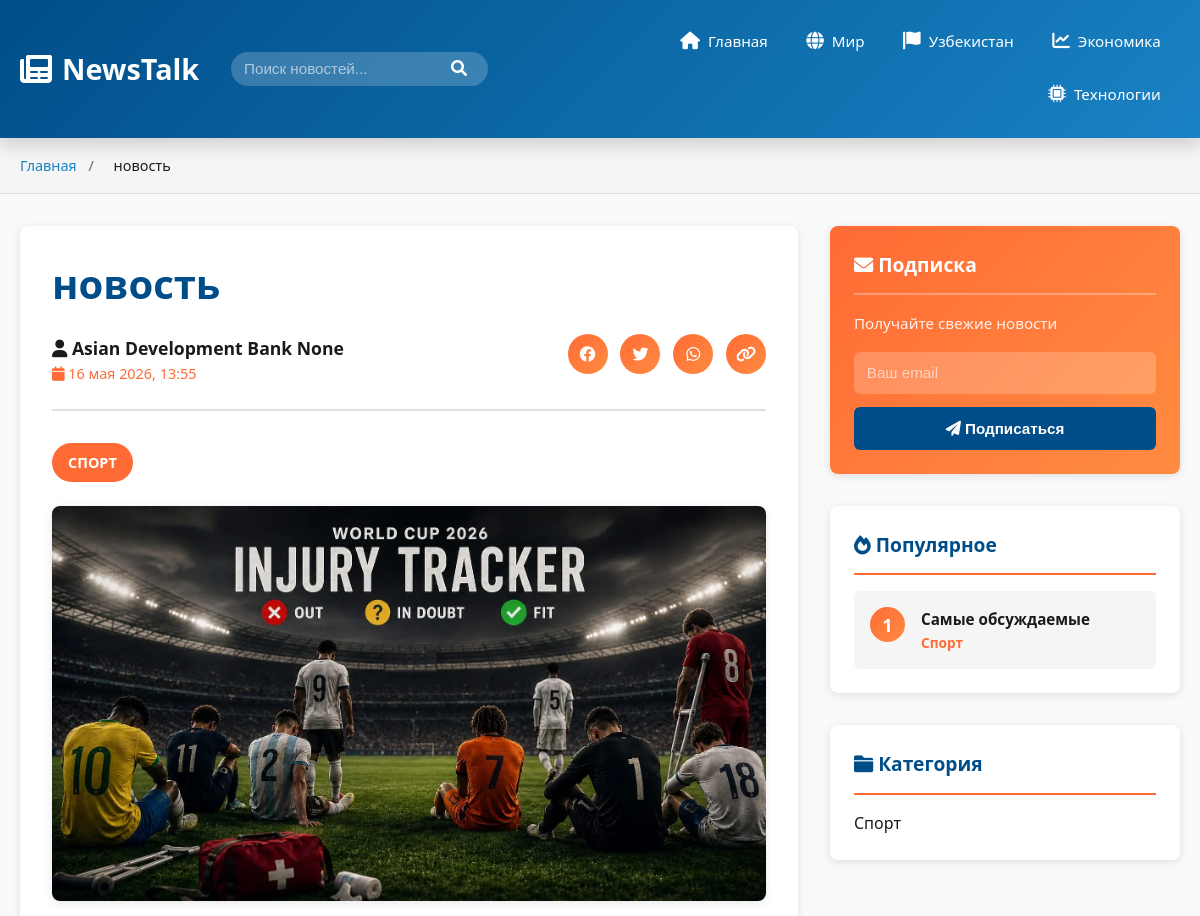
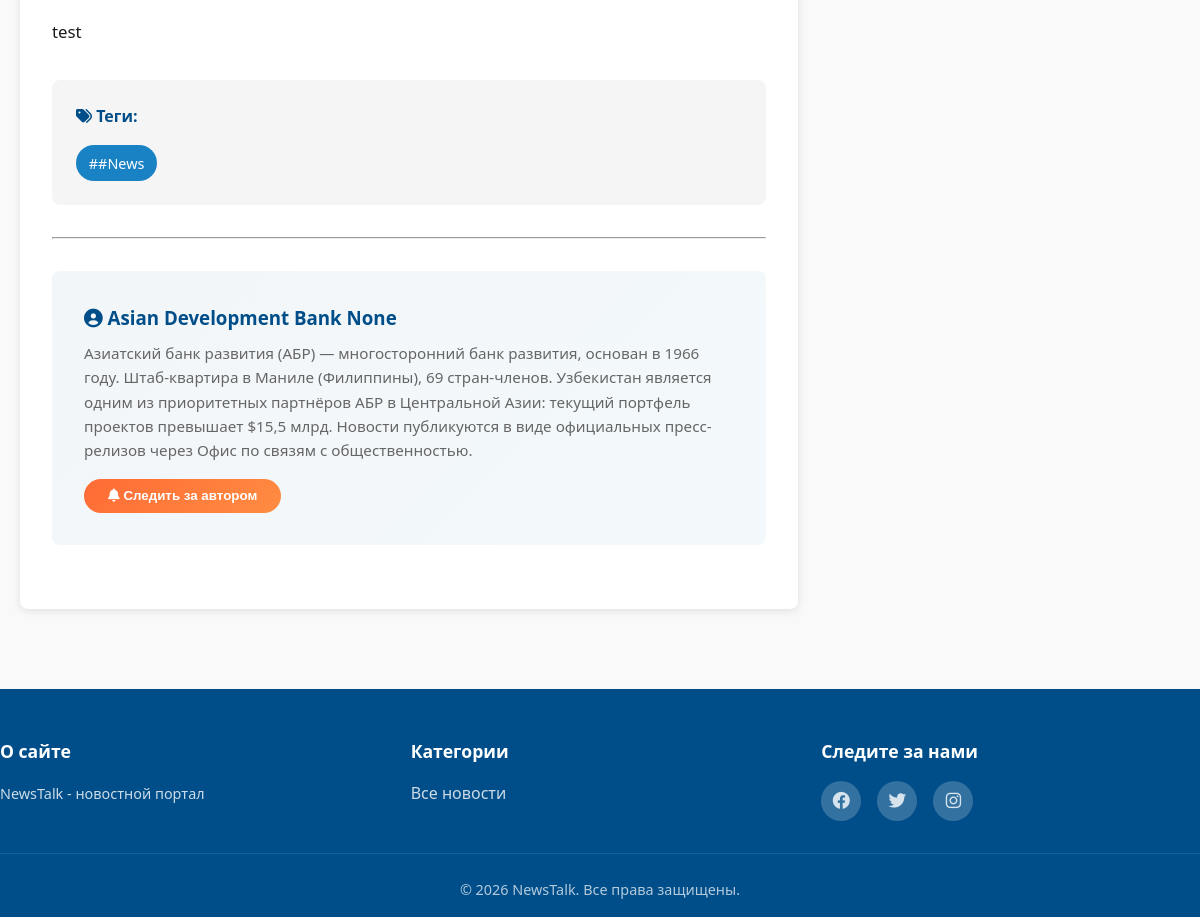
Screenshot of /product/12/ with the database file from the repository (2 pictures, top to bottom).
### news_app/models.py (models this page shows, shortened)
class News(models.Model):
    title = models.CharField(max_length=200, verbose_name='Title')
    content = models.TextField()
    image = models.ImageField(null=True, blank=True)
    author = models.ForeignKey(Author, on_delete=models.SET_NULL, null=True)
    category = models.ForeignKey(Category, on_delete=models.CASCADE)
    tags = models.ManyToManyField(Tags)
    created_at = models.DateTimeField(default=timezone.now)
    is_published = models.BooleanField(default=False, verbose_name='Published')
    class Meta:
        verbose_name = 'Новость'
        verbose_name_plural = 'Новости'
        permissions = [
            ('publish_news', 'Может публиковать новости'),
        ]

class Author(models.Model):
    name = models.CharField(max_length=100)
    surname = models.CharField(max_length=100,null=True, blank=True)
    bio = models.TextField()
    image = models.ImageField(null=True, blank=True)

class Category(models.Model):
    name = models.CharField(max_length=100)

class Tags(models.Model):
    tag = models.CharField(max_length=100, null=True, blank=True)

### news_app/views.py (the view)
# urls.py: path('product/<int:pk>/', views.product_detail, name='product_detail'),
def product_detail(request, pk):
    news = get_object_or_404(News, pk=pk)
    return render(request, 'product_detail.html', {'news': news})

### templates/product_detail.html (shortened to what this page needs)
{% load static %}
<!DOCTYPE html>
<html lang="ru">
<head>
    <link rel="stylesheet" href="{% static 'css/main.css' %}">
    <link rel="stylesheet" href="https://cdnjs.cloudflare.com/ajax/libs/font-awesome/6.0.0/css/all.min.css">
</head>
<body>
    <nav class="navbar">
        <div class="navbar-container">
            <div class="navbar-logo">
                <i class="fas fa-newspaper"></i>
                <span>NewsTalk</span>
            </div>
            <div class="nav-search">
                <input type="text" placeholder="Поиск новостей...">
                <button><i class="fas fa-search"></i></button>
            </div>
            <ul class="nav-menu">
                <li><a href="/" class="nav-link"><i class="fas fa-home"></i> Главная</a></li>
                <li><a href="#" class="nav-link"><i class="fas fa-globe"></i> Мир</a></li>
                <li><a href="#" class="nav-link"><i class="fas fa-flag"></i> Узбекистан</a></li>
                <li><a href="#" class="nav-link"><i class="fas fa-chart-line"></i> Экономика</a></li>
                <li><a href="#" class="nav-link"><i class="fas fa-microchip"></i> Технологии</a></li>
            </ul>
        </div>
    </nav>
    <div class="breadcrumb">
        <div class="container">
            <a href="/">Главная</a>
            <span>/</span>
            <span class="current">{{ news.title }}</span>
        </div>
    </div>
    <div class="container">
        <div class="article-container">
            <article class="article-detail">
                <h1 class="article-title">{{ news.title }}</h1>
                <div class="article-header">
                    <div class="author-info">
                        <div>
                            <p class="author-name-detail"><i class="fas fa-user"></i> {{ news.author.name }} {{ news.author.surname }}</p>
                            <p class="article-date"><i class="fas fa-calendar"></i> {{ news.created_at|date:"d E Y, H:i" }}</p>
                        </div>
                    </div>
                    <div class="share-buttons">
                        <a href="#" class="share-btn" title="Facebook"><i class="fab fa-facebook"></i></a>
                        <a href="#" class="share-btn" title="Twitter"><i class="fab fa-twitter"></i></a>
                        <a href="#" class="share-btn" title="WhatsApp"><i class="fab fa-whatsapp"></i></a>
                        <button class="share-btn copy-link" title="Скопировать ссылку"><i class="fas fa-link"></i></button>
                    </div>
                </div>
                <div class="article-category">
                    <span class="badge">{{ news.category.name }}</span>
                </div>
                <div class="article-image">
                    {% if news.image %}
                    <img src="{{ news.image.url }}" alt="{{ news.title }}">
                    {% else %}
                    <img src="{% static 'media/images.jfif' %}" alt="{{ news.title }}">
                    {% endif %}
                </div>
                <div class="article-content">
                    <p>{{ news.content }}</p>
                </div>
                {% if news.tags.all %}
                <div class="article-tags">
                    <h4><i class="fas fa-tags"></i> Теги:</h4>
                    <div class="tags-list">
                        {% for tag in news.tags.all %}
                        <a href="#" class="tag">#{{ tag.tag }}</a>
                        {% endfor %}
                    </div>
                </div>
                {% endif %}
                <hr>
                <div class="author-section">
                    <div class="author-box">
                        <div class="author-details">
                            <h3><i class="fas fa-user-circle"></i> {{ news.author.name }} {{ news.author.surname }}</h3>
                            <p>{{ news.author.bio }}</p>
                            <button class="follow-btn"><i class="fas fa-bell"></i> Следить за автором</button>
                        </div>
                    </div>
                </div>
            </article>
            <aside class="sidebar">
                <div class="sidebar-widget newsletter-widget">
                    <h3 class="widget-title"><i class="fas fa-envelope"></i> Подписка</h3>
                    <p>Получайте свежие новости</p>
                    <form class="newsletter-form">
                        <input type="email" placeholder="Ваш email" required>
                        <button type="submit"><i class="fas fa-paper-plane"></i> Подписаться</button>
                    </form>
                </div>
                <div class="sidebar-widget">
                    <h3 class="widget-title"><i class="fas fa-fire"></i> Популярное</h3>
                    <div class="popular-items">
                        <div class="popular-item">
                            <span class="badge-number">1</span>
                            <div>
                                <h4>Самые обсуждаемые</h4>
                                <p class="popular-category">{{ news.category.name }}</p>
                            </div>
                        </div>
                    </div>
                </div>
                <div class="sidebar-widget">
                    <h3 class="widget-title"><i class="fas fa-folder"></i> Категория</h3>
                    <div class="category-info">
                        <p>{{ news.category.name }}</p>
                    </div>
                </div>
            </aside>
        </div>
    </div>
    <footer class="footer">
        <div class="footer-content">
            <div class="footer-column">
                <h4>О сайте</h4>
                <p>NewsTalk - новостной портал</p>
            </div>
            <div class="footer-column">
                <h4>Категории</h4>
                <ul>
                    <li><a href="#">Все новости</a></li>
                </ul>
            </div>
            <div class="footer-column">
                <h4>Следите за нами</h4>
                <div class="social-icons">
                    <a href="#" class="social-icon"><i class="fab fa-facebook"></i></a>
                    <a href="#" class="social-icon"><i class="fab fa-twitter"></i></a>
                    <a href="#" class="social-icon"><i class="fab fa-instagram"></i></a>
                </div>
            </div>
        </div>
        <div class="footer-bottom">
            <p>&copy; 2026 NewsTalk. Все права защищены.</p>
        </div>
    </footer>
</body>
</html>

### rows the page displays
News: title "новость", author.name "Asian Development Bank", author.surname "None", created_at "16 мая 2026, 13:55", category.name "СПОРТ", image (picture), content "test", author.bio "Азиатский банк развития (АБР) — многосторонний банк развития, основан в 1966 году. Штаб-квартира в Маниле (Филиппины), 69 стран-членов. Узбекистан является одним из приоритетных партнёров АБР в Центральной Азии: текущий портфель проектов превышает $15,5 млрд. Новости публикуются в виде официальных пресс-релизов через Офис по связям с общественностью.", category.name "Спорт"
Tags: tag "#News"
